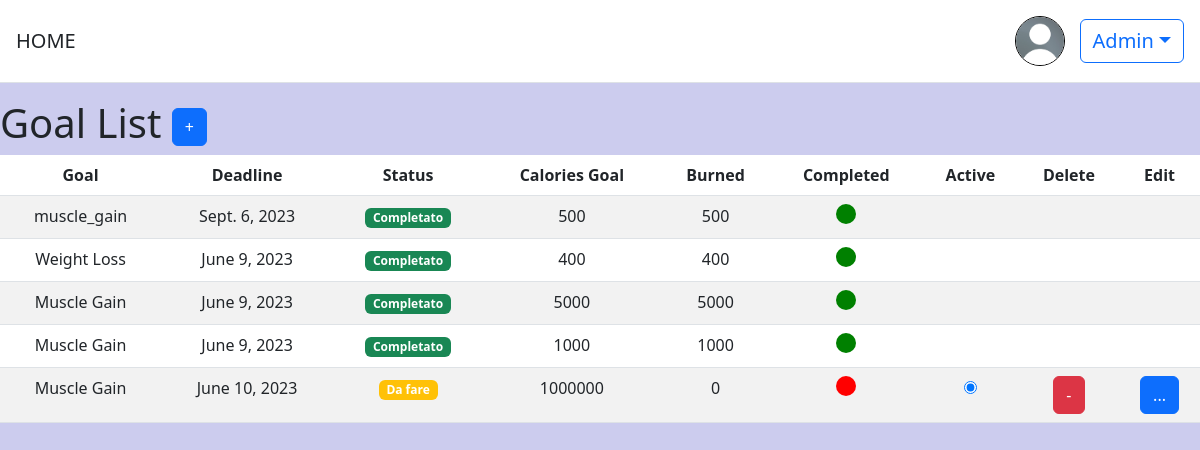
The app's page /obiettivi/lista/ (signed in), older data.
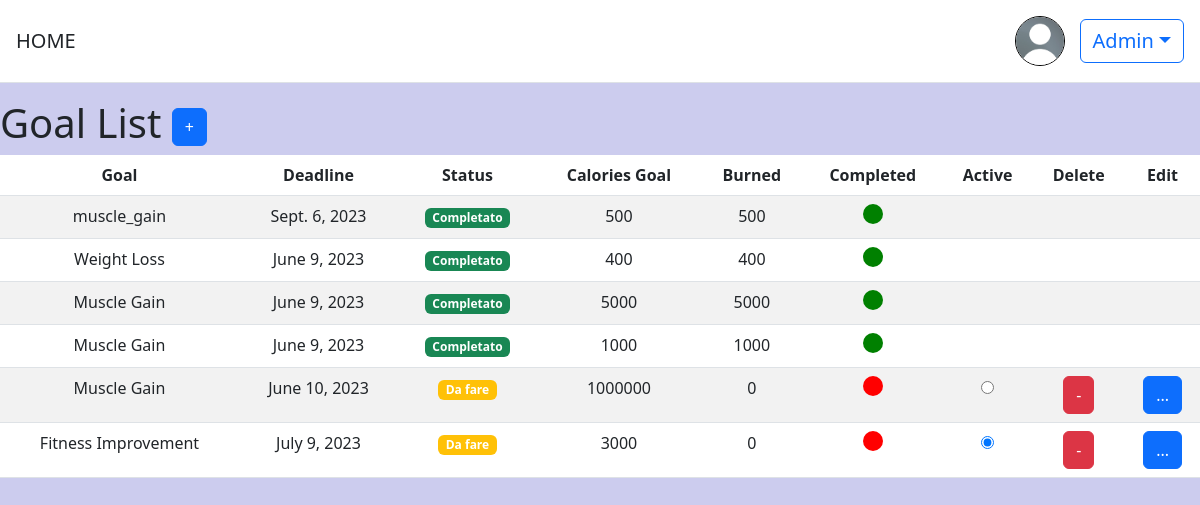
The same page, newer data.
### users/models.py (models this page shows)
class CustomUser(AbstractUser):
    first_name = models.CharField(max_length=100, null=True, blank=True)
    last_name = models.CharField(max_length=100,null=True, blank=True)
    birth_date = models.DateField(null=True, blank=True)
    age = models.PositiveIntegerField(null=True, blank=True)
    peso = models.PositiveIntegerField(null=True, blank=True)
    altezza = models.PositiveIntegerField(null=True, blank=True)
    profile_pic = models.ImageField(upload_to='profile_pics', null=True, blank=True)

### obiettivi/models.py (models this page shows, shortened)
class GoalModel(models.Model):
    GOAL_CHOICES = (
        ('Weight Loss', 'Weight Loss'),
        ('Muscle Gain', 'Muscle Gain'),
        ('Fitness Improvement', 'Fitness Improvement'),
    )
    STATUS_CHOICES = (
        ('V', 'In Corso'),
        ('S', 'Scaduto'),
    )
    TEMP_CHOICES = (
        (1, '1 day'),
        (7, '1 week'),
        (30, '1 month'),
        (90, '3 months'),
    )
    def is_deadline_expired(self):
        today = date.today()
        if self.deadline < today:
            return True
        else:
            return False
    deadline = models.DateField(blank=True, null=True)
    status = models.CharField(max_length=1, choices=STATUS_CHOICES, default='V')
    tempistica = models.IntegerField(choices=TEMP_CHOICES, default=30)
    utente = models.ForeignKey(settings.AUTH_USER_MODEL, on_delete=models.CASCADE)
    goal_type = models.CharField(max_length=20, choices=GOAL_CHOICES)
    data_creazione = models.DateField(default=timezone.now)
    descrizione = models.TextField(max_length=255, blank=True, null=True)
    CaloriesGoal = models.IntegerField(default=0, blank=False, null=False)
    is_selected = models.BooleanField(default=False)
    is_completed = models.BooleanField(default=False)
    cal = models.IntegerField(default=0)

### obiettivi/views.py (the view, shortened to what this page needs)
# urls.py: path('lista/', views.listaobiettivi, name='listaobiettivi'),
@login_required
def listaobiettivi(request):
    goals = GoalModel.objects.filter(utente=request.user)
    return render(request, 'goals.html', {'goals': goals})

### templates/goals.html (shortened to what this page needs)
{% extends "base.html" %}
{% block content %}
  <div>
    <h1>
      Goal List
      <a href="{% url 'create_goal' %}" class="btn btn-primary"> + </a>
    </h1>
  </div>
<form id="goalSelectionForm" method="POST" action="{% url 'update_goal_selection' %}">
 <div class="table-responsive" >
  <table class="table table-striped">
    <thead>
      <tr>
        <th>Goal</th>
        <th>Deadline</th>
        <th>Status</th>
        <th>Calories Goal</th>
        <th>Burned</th>
        <th>Completed</th>
        <th>Active</th>
        <th>Delete</th>
        <th>Edit</th>
      </tr>
    </thead>
    <tbody>
      {% for goal in goals %}
        <tr>
          <td>{{ goal.goal_type }}</td>
          <td>{{ goal.deadline }}</td>
          <td>
            {% if goal.is_completed %}
              <span class="badge bg-success">Completato</span>
            {% else %}
             {% if goal.is_deadline_expired %}
              <span class="badge bg-danger">Scaduto</span>
             {% else %}
              <span class="badge bg-warning">Da fare</span>
            {% endif %}
           {% endif %}
          </td>
          <td>
            {{ goal.CaloriesGoal }}
          </td>
          <td>
            {{ goal.cal }}
          <td>
            {% if goal.is_completed %}
            <div style="width: 20px;height: 20px;border-radius: 50%;display: inline-block; background-color:green"></div>
            {% else %}
            <div style="width: 20px;height: 20px;border-radius: 50%;display: inline-block;background-color: red;"></div>
            {% endif %}
          </td>
        {% if not goal.is_completed or goal.is_deadline_expired %}
         <td >
         <input type="radio" name="selected_goal" value="{{ goal.pk }}" onchange="this.form.submit()"
          {% if goal.is_selected %} checked {% endif %}>
         </td>
          <td>
            <a href="{% url 'delete_goal' goal.pk %}" class="btn btn-danger">-</a>
          </td>
          <td>
            <a href="{% url 'edit' goal.pk %}" class="btn btn-primary">...</a>
          </td>
          {% else %}
          <td>&nbsp</td>
          <td>&nbsp</td>
          <td>&nbsp</td>
          {% endif %}
        </tr>
      {% empty %}
        <tr>
          <td colspan="10">Nessun goal trovato.</td>
        </tr>
      {% endfor %}
    </tbody>
  </table>
  </div>
</form>
{% endblock content %}

### templates/base.html (shortened to what this page needs)
<!DOCTYPE html>
<html>
{% load static %}
<head>
    <link href="https://cdn.jsdelivr.net/npm/bootstrap@5.2.3/dist/css/bootstrap.min.css" rel="stylesheet"
>
   <link rel="stylesheet" href="https://cdnjs.cloudflare.com/ajax/libs/bootstrap/5.3.0/css/bootstrap.min.css">
</head>
<header class="p-3 mb-3 border-bottom" style="background-color: white">
        <div class="d-flex flex-wrap align-items-center justify-content-center justify-content-lg-start">
            <a class="navbar-brand" href="{% url 'homeview' %}" style="font-size:20px">HOME</a>
            <div class="text-end">
                {% if user.is_authenticated %}
                <div class="dropdown" >
                    {% if user.profile_pic %}
                    <img src="{{ user.profile_pic.url }}" class="rounded-circle" style="width: 50px; height: 50px; margin-right: 10px; border:1px solid black">
                    {% else %}
                    <img  src="{% static 'images/user_default.jpeg' %}" class="rounded-circle" style="width: 50px; height: 50px; margin-right: 10px; border:1px solid black ">
                    {% endif %}
                    <button style="font-size:20px" class="btn btn-outline-primary dropdown-toggle" type="button" id="dropdownMenuButton" data-bs-toggle="dropdown" aria-expanded="false">
                        {{ user.username }}</button>
                </div>
                {% else %}
                <a href="{% url 'users:login' %}" class="btn btn-outline-primary me-2">Log In</a>
                <a href="{% url 'users:signup' %}" class="btn btn-primary">Sign Up</a>
                {% endif %}
            </div>
        </div>
    </header>
<body style="background-color:#ccccee">
    <main >
        {% block content %}
        {% endblock %}
    </main>
</body>
</html>

### templates/goals.html (style rules this page uses)
td { text-align: center; }
tr { text-align: center; }

Row changes from the older to the newer data that the page shows:
changed GoalModel "June 10, 2023": is_selected "☑" → "☐"
added GoalModel: goal_type "Fitness Improvement", deadline "July 9, 2023", is_completed "Da fare", CaloriesGoal "3000", cal "0", is_selected "☑"
